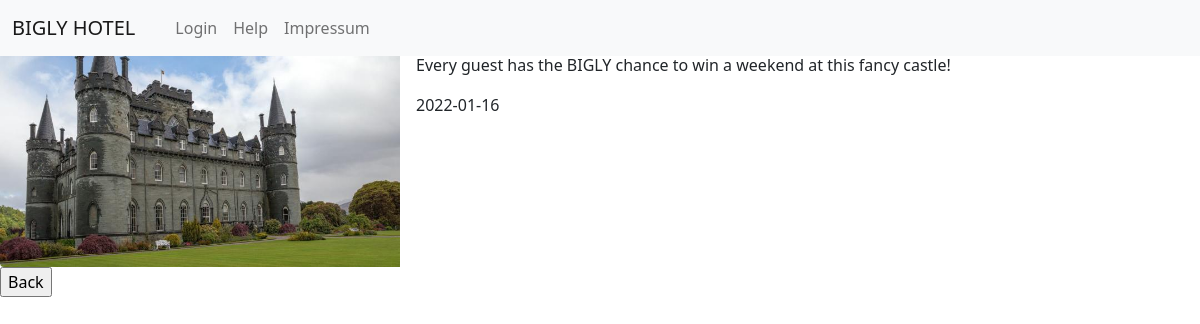
The app's page /news/showNews.php?news_id=63 with its own data.
### tables this page shows
CREATE TABLE `news` (
  `content` text DEFAULT NULL,
  `headline` varchar(50) DEFAULT NULL,
  `imgpath` varchar(255) DEFAULT NULL,
  `date` date NOT NULL DEFAULT current_timestamp(),
  `time` time NOT NULL DEFAULT current_timestamp(),
  `active` tinyint(1) NOT NULL,
  `news_id` int(255) NOT NULL
);

### news/showNews.php (the view, shortened to what this page needs)
<?php include ("../head.php"); ?>
<body>
<?php
    include ("../nav.php");
    require_once('../dbaccess.php');
    if(isset($_GET["news_id"]))
    {
        $news_id = $_GET["news_id"];
        $sql = "select headline, imgpath, content, date
                from news
                where active = true
                and news_id = '$news_id'";
        $stmt = $db_obj->prepare($sql);
        $stmt->execute();
        $stmt->bind_result($headline, $imgpath, $content, $date);
        echo "<div class='row g-0' id='news-card news-center'>
        <div class='col-md-4'>
            <img src='".$imgpath."' class='img-fluid rounded-start' alt='".$headline."'>
            </div>
            <div class='col-md-8'>
                <div class='card-body' id='news-text'>
                    <h4 class='card-title'>".$headline."</h4>
                    <p>".$content."</p>
                    ".$date."
                </div>
            </div>
        </div>";
    }
    else
    {
        header("location: ../checks/UA_access.php");
    }
?>
<form action='../main/index.php'><input type='submit' value='Back'></form>
</body>
</html>

### style/style.css (style rules this page uses)
img { display: block; margin-left: auto; margin-right: auto; height: auto; }
body { display: flex; flex-direction: column; justify-content: center; }

### records on screen
news: imgpath (picture), content "Every guest has the BIGLY chance to win a weekend at this fancy castle!", date "2022-01-16"
